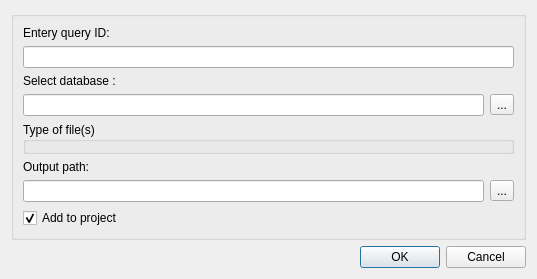
<?xml version="1.0" encoding="UTF-8"?>
<ui version="4.0">
 <class>BlastDBCmdDialog</class>
 <widget class="QDialog" name="BlastDBCmdDialog">
  <property name="geometry">
   <rect>
    <x>0</x>
    <y>0</y>
    <width>537</width>
    <height>279</height>
   </rect>
  </property>
  <property name="minimumSize">
   <size>
    <width>537</width>
    <height>279</height>
   </size>
  </property>
  <property name="maximumSize">
   <size>
    <width>16777215</width>
    <height>523</height>
   </size>
  </property>
  <property name="windowTitle">
   <string>Fetch sequence from BLAST database</string>
  </property>
  <layout class="QVBoxLayout" name="verticalLayout">
   <item>
    <widget class="QGroupBox" name="inputData">
     <property name="title">
      <string/>
     </property>
     <layout class="QVBoxLayout" name="verticalLayout_2">
      <item>
       <widget class="QLabel" name="label">
        <property name="text">
         <string>Entery query ID:</string>
        </property>
       </widget>
      </item>
      <item>
       <widget class="QLineEdit" name="queryIdEdit"/>
      </item>
      <item>
       <widget class="QLabel" name="label_2">
        <property name="text">
         <string>Select database :</string>
        </property>
       </widget>
      </item>
      <item>
       <layout class="QHBoxLayout" name="inputFilesLayout">
        <item>
         <widget class="QLineEdit" name="inputDbLineEdit">
          <property name="readOnly">
           <bool>true</bool>
          </property>
         </widget>
        </item>
        <item>
         <widget class="QToolButton" name="inputDbToolButton">
          <property name="text">
           <string>...</string>
          </property>
         </widget>
        </item>
       </layout>
      </item>
      <item>
       <widget class="QGroupBox" name="groupBox">
        <property name="title">
         <string>Type of file(s)</string>
        </property>
        <layout class="QHBoxLayout" name="horizontalLayout">
         <item>
          <widget class="QRadioButton" name="nucleotideTypeRadioButton">
           <property name="text">
            <string>nucleotide</string>
           </property>
           <property name="checked">
            <bool>true</bool>
           </property>
          </widget>
         </item>
         <item>
          <widget class="QRadioButton" name="proteinTypeRadioButton">
           <property name="text">
            <string>protein</string>
           </property>
           <property name="checked">
            <bool>false</bool>
           </property>
          </widget>
         </item>
        </layout>
       </widget>
      </item>
      <item>
       <widget class="QLabel" name="label_3">
        <property name="text">
         <string>Output path:</string>
        </property>
       </widget>
      </item>
      <item>
       <layout class="QHBoxLayout" name="horizontalLayout_2">
        <item>
         <widget class="QLineEdit" name="outputPathLineEdit">
          <property name="readOnly">
           <bool>true</bool>
          </property>
         </widget>
        </item>
        <item>
         <widget class="QToolButton" name="browseOutputButton">
          <property name="text">
           <string>...</string>
          </property>
         </widget>
        </item>
       </layout>
      </item>
      <item>
       <widget class="QCheckBox" name="addToProjectBox">
        <property name="enabled">
         <bool>true</bool>
        </property>
        <property name="text">
         <string>Add to project</string>
        </property>
        <property name="checked">
         <bool>true</bool>
        </property>
       </widget>
      </item>
     </layout>
    </widget>
   </item>
   <item>
    <widget class="QDialogButtonBox" name="buttonBox">
     <property name="standardButtons">
      <set>QDialogButtonBox::Cancel|QDialogButtonBox::Ok</set>
     </property>
    </widget>
   </item>
  </layout>
 </widget>
 <resources/>
 <connections/>
</ui>
